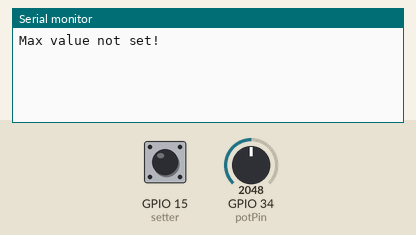
Recording of a sketch running on a simulated ESP32. On the bench: the last lines printed to the serial monitor. The test bench sets the inputs (shaded band); at power-on: GPIO 15 (setter) LOW, GPIO 34 (potPin) = 2048.

Above: at 2.2 s.
2.3 s: GPIO 15 (setter) pulled HIGH for 0.95 s
At 3.9 s:
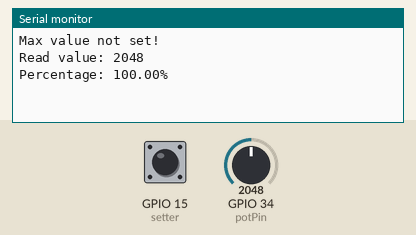
4.7 s: GPIO 34 (potPin) set to 2866
At 5.4 s:
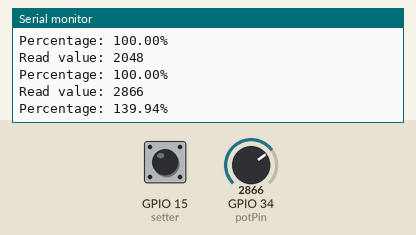
6.2 s: GPIO 34 (potPin) set to 3603
At 6.9 s:
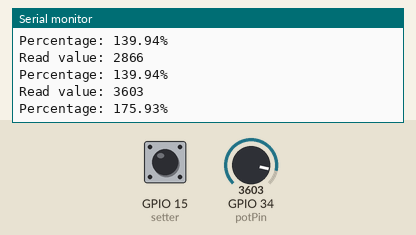
Timing chart, 0 to 9.2 s (numbered marks = the images above; inputs shaded):
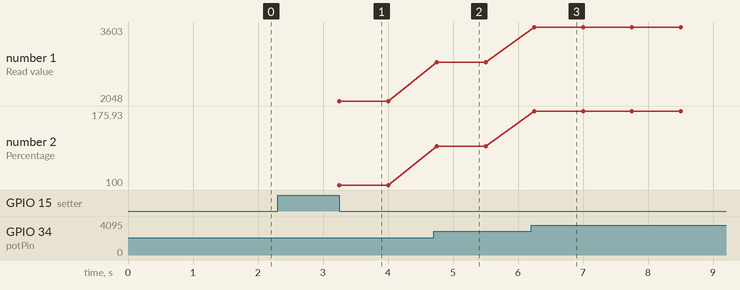

The sketch:

5_Analog_Input.ino
```cpp
/*
   IS727272 - Cordero Hernández, Marco Ricardo
   Nota para implementaciones futuras: los pines ADC2
   no pueden ser utilizados al mismo tiempo que el Wi-Fi,
   en su lugar, utilizar los pines ADC1 cuando sea posible

   -- Pines convertidores análogo a digitial --
   ADC1: 32, 33, 34, 35, 36, 39
   ADC2: 2, 4, 12, 13, 14, 15, 25, 26, 27
*/

const int potPin = 34; // GPIO para valor análogo
bool maxSet = false; // Bandera para valor máximo definido
int setter = 15; // GPIO para registro de valor máximo

int potValue = 0; // Variable para valor de potenciómetro
float maxPotValue = 0; // Valor máximo del potenciómetro

void setup() {
  Serial.begin(115200);
  delay(1000);

  pinMode(setter, INPUT); // GPIO 15 en modo de lectura
}

void loop() {
  delay(750); // Espera de 3/4 de segundo

  if (maxSet) { // Si el valor máximo se ha definido...
    potValue = analogRead(potPin); // Lectura de valor análogo
    Serial.print("Read value: ");
    Serial.println(potValue);
    Serial.print("Percentage: ");
    Serial.print((potValue / maxPotValue)*100);
    Serial.println("%\n");
  } else if (digitalRead(setter) == 1) { // ... Si no, y se ha presionado el push button
    // Setteo de valor máximo (dependiente del usuario)
    maxPotValue = analogRead(potPin);
    maxSet = true;
  } else Serial.println("Max value not set!"); // Si no, indicar ausencia de valor máximo
}
```

Measured:
- after the input at 2.3 s, the serial monitor: prints a new line after 0.95 s (image 1)
- after the input at 4.7 s, the serial monitor: prints a new line after 0.05 s (image 2)
- after the input at 6.2 s, the serial monitor: prints a new line after 0.05 s (image 3)
- plotted number 1: 2048 → 2866 after the input at 4.7 s, 2866 → 3603 after the input at 6.2 s
- plotted number 2: 100 → 139.94 after the input at 4.7 s, 139.94 → 175.93 after the input at 6.2 s
